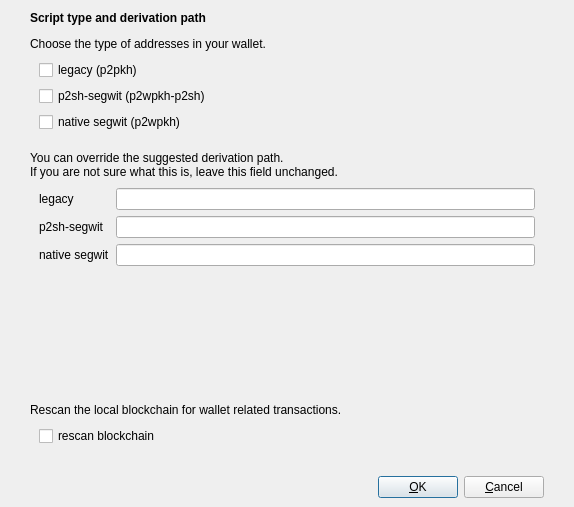
<?xml version="1.0" encoding="UTF-8"?>
<ui version="4.0">
 <class>DerivationPathDialog</class>
 <widget class="QDialog" name="DerivationPathDialog">
  <property name="geometry">
   <rect>
    <x>0</x>
    <y>0</y>
    <width>574</width>
    <height>507</height>
   </rect>
  </property>
  <property name="minimumSize">
   <size>
    <width>0</width>
    <height>0</height>
   </size>
  </property>
  <property name="windowTitle">
   <string>Select script type and derivation path</string>
  </property>
  <layout class="QVBoxLayout" name="verticalLayout_2">
   <property name="leftMargin">
    <number>0</number>
   </property>
   <property name="rightMargin">
    <number>0</number>
   </property>
   <property name="bottomMargin">
    <number>0</number>
   </property>
   <item>
    <layout class="QVBoxLayout" name="verticalLayout">
     <property name="spacing">
      <number>12</number>
     </property>
     <property name="leftMargin">
      <number>30</number>
     </property>
     <property name="rightMargin">
      <number>30</number>
     </property>
     <item>
      <widget class="QLabel" name="labelTitle">
       <property name="font">
        <font>
         <weight>75</weight>
         <bold>true</bold>
        </font>
       </property>
       <property name="text">
        <string>Script type and derivation path</string>
       </property>
      </widget>
     </item>
     <item>
      <layout class="QVBoxLayout" name="verticalLayout_3">
       <property name="spacing">
        <number>0</number>
       </property>
       <item>
        <widget class="QLabel" name="lblAddressType">
         <property name="text">
          <string>Choose the type of addresses in your wallet.</string>
         </property>
        </widget>
       </item>
       <item>
        <layout class="QVBoxLayout" name="verticalLayout_4">
         <property name="spacing">
          <number>6</number>
         </property>
         <property name="leftMargin">
          <number>9</number>
         </property>
         <property name="topMargin">
          <number>9</number>
         </property>
         <property name="rightMargin">
          <number>9</number>
         </property>
         <property name="bottomMargin">
          <number>9</number>
         </property>
         <item>
          <widget class="QCheckBox" name="cbLegacy">
           <property name="enabled">
            <bool>true</bool>
           </property>
           <property name="text">
            <string>legacy (p2pkh)</string>
           </property>
           <property name="checked">
            <bool>false</bool>
           </property>
          </widget>
         </item>
         <item>
          <widget class="QCheckBox" name="cbP2SH">
           <property name="text">
            <string>p2sh-segwit (p2wpkh-p2sh)</string>
           </property>
           <property name="checked">
            <bool>false</bool>
           </property>
          </widget>
         </item>
         <item>
          <widget class="QCheckBox" name="cbSegWit">
           <property name="text">
            <string>native segwit (p2wpkh)</string>
           </property>
           <property name="checked">
            <bool>false</bool>
           </property>
          </widget>
         </item>
        </layout>
       </item>
       <item>
        <spacer name="verticalSpacer">
         <property name="orientation">
          <enum>Qt::Vertical</enum>
         </property>
         <property name="sizeType">
          <enum>QSizePolicy::Fixed</enum>
         </property>
         <property name="sizeHint" stdset="0">
          <size>
           <width>10</width>
           <height>10</height>
          </size>
         </property>
        </spacer>
       </item>
       <item>
        <widget class="QLabel" name="lblPath">
         <property name="text">
          <string>You can override the suggested derivation path.
If you are not sure what this is, leave this field unchanged.</string>
         </property>
        </widget>
       </item>
       <item>
        <layout class="QGridLayout" name="gridLayout">
         <property name="leftMargin">
          <number>9</number>
         </property>
         <property name="topMargin">
          <number>9</number>
         </property>
         <property name="rightMargin">
          <number>9</number>
         </property>
         <property name="bottomMargin">
          <number>9</number>
         </property>
         <property name="spacing">
          <number>6</number>
         </property>
         <item row="0" column="0">
          <widget class="QLabel" name="lblLegacy">
           <property name="text">
            <string>legacy</string>
           </property>
          </widget>
         </item>
         <item row="0" column="1">
          <widget class="QValidatedLineEdit" name="txtLegacy"/>
         </item>
         <item row="1" column="0">
          <widget class="QLabel" name="lblP2SH">
           <property name="text">
            <string>p2sh-segwit</string>
           </property>
          </widget>
         </item>
         <item row="1" column="1">
          <widget class="QValidatedLineEdit" name="txtP2SH"/>
         </item>
         <item row="2" column="0">
          <widget class="QLabel" name="lblSegWit">
           <property name="text">
            <string>native segwit</string>
           </property>
          </widget>
         </item>
         <item row="2" column="1">
          <widget class="QValidatedLineEdit" name="txtSegWit"/>
         </item>
        </layout>
       </item>
       <item>
        <spacer name="verticalSpacer_2">
         <property name="orientation">
          <enum>Qt::Vertical</enum>
         </property>
         <property name="sizeType">
          <enum>QSizePolicy::Expanding</enum>
         </property>
         <property name="sizeHint" stdset="0">
          <size>
           <width>20</width>
           <height>40</height>
          </size>
         </property>
        </spacer>
       </item>
       <item>
        <widget class="QLabel" name="lblRescan">
         <property name="text">
          <string>Rescan the local blockchain for wallet related transactions.</string>
         </property>
        </widget>
       </item>
       <item>
        <layout class="QVBoxLayout" name="verticalLayout_5">
         <property name="spacing">
          <number>6</number>
         </property>
         <property name="leftMargin">
          <number>9</number>
         </property>
         <property name="topMargin">
          <number>9</number>
         </property>
         <property name="rightMargin">
          <number>9</number>
         </property>
         <property name="bottomMargin">
          <number>9</number>
         </property>
         <item>
          <widget class="QCheckBox" name="cbRescan">
           <property name="text">
            <string>rescan blockchain</string>
           </property>
           <property name="checked">
            <bool>false</bool>
           </property>
          </widget>
         </item>
        </layout>
       </item>
      </layout>
     </item>
    </layout>
   </item>
   <item>
    <widget class="QWidget" name="buttonsContainerWhite" native="true">
     <layout class="QHBoxLayout" name="horizontalLayout_2">
      <property name="leftMargin">
       <number>30</number>
      </property>
      <property name="topMargin">
       <number>15</number>
      </property>
      <property name="rightMargin">
       <number>30</number>
      </property>
      <item>
       <spacer name="horizontalSpacer">
        <property name="orientation">
         <enum>Qt::Horizontal</enum>
        </property>
        <property name="sizeHint" stdset="0">
         <size>
          <width>40</width>
          <height>20</height>
         </size>
        </property>
       </spacer>
      </item>
      <item>
       <widget class="QPushButton" name="okButton">
        <property name="text">
         <string>&amp;OK</string>
        </property>
       </widget>
      </item>
      <item>
       <widget class="QPushButton" name="cancelButton">
        <property name="text">
         <string>&amp;Cancel</string>
        </property>
       </widget>
      </item>
     </layout>
    </widget>
   </item>
  </layout>
 </widget>
 <customwidgets>
  <customwidget>
   <class>QValidatedLineEdit</class>
   <extends>QLineEdit</extends>
   <header>qt/qvalidatedlineedit.h</header>
  </customwidget>
 </customwidgets>
 <resources/>
 <connections/>
</ui>
